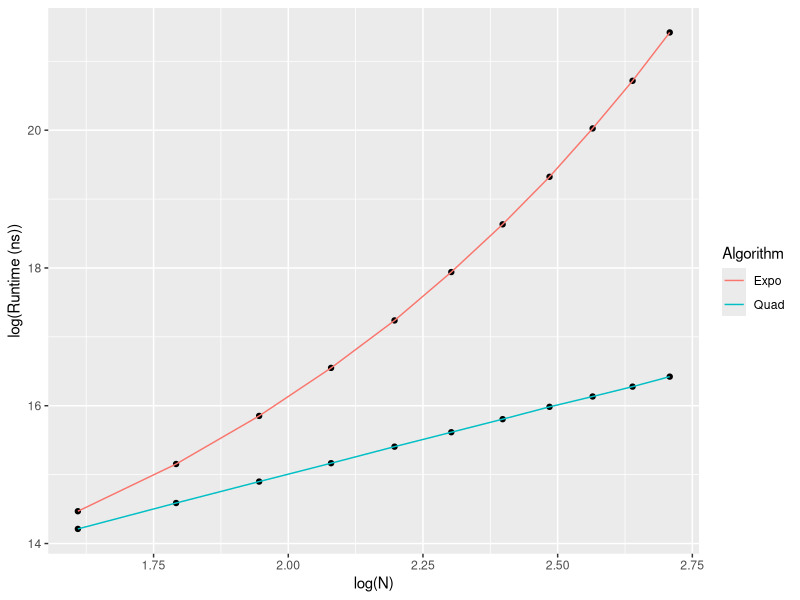

The R script that drew this image:
# Importing Required Libraries
library(microbenchmark)
library(ggplot2)

# result Dataframe will contain runtime for different 
result <- data.frame(
    N=integer(),
    Algorithm=character(),
    Time=numeric(),
    stringsAsFactors=TRUE
)

TimeDelay <- function() {
    Sys.sleep(0.000001)
}

Quadratic_Function <- function(N) {
    for (i in seq(1,N^2)) {
        TimeDelay()
    }
}

Exponential_Function <- function(N) {
    i = 0
    temp = 2^(N)
    while (i < temp) {
        i = i + 1
        TimeDelay()
    }
}

# Run Microbench For different Data Sizes
for (i in seq(5,15)) {

    # Print i to see code progress
    print(i)

    # run Microbench Test
    res <- microbenchmark(
        Quadratic_Function(i),
        Exponential_Function(i),
        times = 10L,
        unit = "ns"
    )

    # adding Data to result dataframe
    temp <- summary(res)$min
    df = data.frame(N=i, Algorithm="Quad", Time=temp[1])
    result = rbind(result, df)
    df = data.frame(N=i, Algorithm="Expo", Time=temp[2])
    result = rbind(result, df)
}

logresult <- result

# scale datapoints to their log
logresult[,1] <- log(result[,1])
logresult[,3] <- log(result[,3])

plot <- ggplot(logresult, aes(x = N, y = Time, group=Algorithm)) +
        geom_point() +
        geom_line(aes(color=Algorithm)) +
        xlab("log(N)") +
        ylab("log(Runtime (ns))")
print(plot)

# Segregating Result in different Databases for Classification
Quad <- result[ which(result$Algorithm == "Quad"),]
Expo <- result[ which(result$Algorithm == "Expo"),]